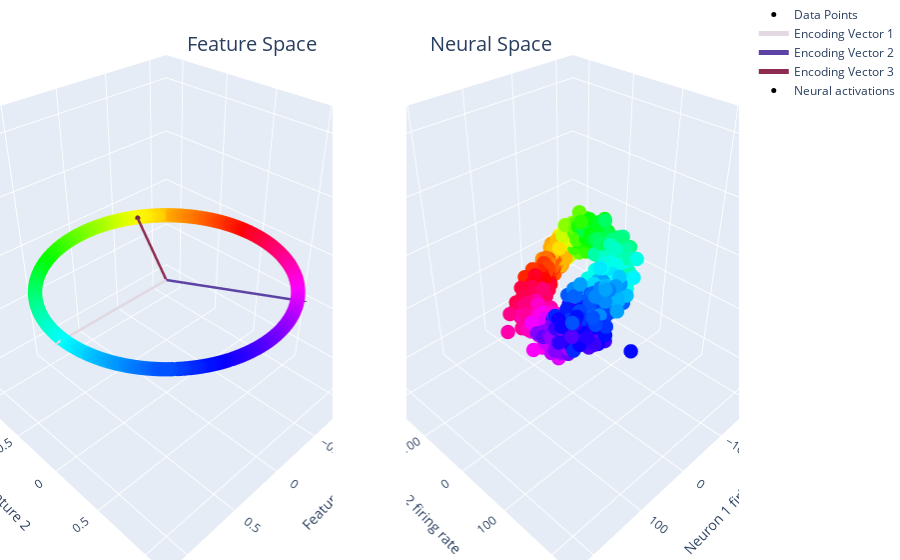

Here is the notebook cell this chart was saved with:
### Markdown cell above
Plot:

### Code cell
num_points = 1000
x = task_points[:, 0]
y = task_points[:, 1]
z = np.zeros(num_points)

angles = torch.atan2(task_points[:, 1], task_points[:, 0])
normalized_angles = angles / (2 * np.pi) + 1 / 2
colors = plt.cm.hsv(normalized_angles)

N = 3
place_angles = np.linspace(0, 2 * np.pi, N, endpoint=False)
encoding_matrix = gs.vstack((gs.cos(place_angles), gs.sin(place_angles)))
vectors = [encoding_matrix[:, i] for i in range(N)]

cm = plt.get_cmap("twilight")
vector_colors = [cm(1.0 * i / N) for i in range(N)]
vector_colors = [
    "rgb({}, {}, {})".format(int(r * 255), int(g * 255), int(b * 255))
    for r, g, b, _ in vector_colors
]

scatter1 = go.Scatter3d(
    x=x, y=y, z=z, mode="markers", marker=dict(size=5, color=colors), name="Data Points"
)

lines_and_cones = []
for idx, (vector, color) in enumerate(zip(vectors, vector_colors)):
    lines_and_cones.append(
        go.Scatter3d(
            x=[0, vector[0]],
            y=[0, vector[1]],
            z=[0, 0],
            mode="lines",
            line=dict(color=color, width=5),
            name=f"Encoding Vector {idx+1}",
        )
    )
    lines_and_cones.append(
        go.Cone(
            x=[vector[0]],
            y=[vector[1]],
            z=[0],
            u=[vector[0] / 10],
            v=[vector[1] / 10],
            w=[0],
            showscale=False,
            colorscale=[[0, color], [1, color]],
            sizemode="absolute",
            sizeref=0.1,
        )
    )


x = noisy_points[:, 0]
y = noisy_points[:, 1]
z = noisy_points[:, 2]

print(f"mean firing rate: {torch.mean(noisy_points):.2f} Hz")

scatter2 = go.Scatter3d(
    x=x,
    y=y,
    z=z,
    mode="markers",
    marker=dict(size=5, color=colors),
    name="Neural activations",
)


fig = make_subplots(
    rows=1, cols=2, specs=[[{"type": "scatter3d"}, {"type": "scatter3d"}]]
)

# Add the first set of traces (scatter1 and lines_and_cones) to the first subplot
fig.add_traces(
    [scatter1] + lines_and_cones,
    rows=[1] * (len([scatter1]) + len(lines_and_cones)),
    cols=[1] * (len([scatter1]) + len(lines_and_cones)),
)

# Add the second scatter (scatter2) to the second subplot
fig.add_trace(scatter2, row=1, col=2)

reference_frequency = 200


fig.update_layout(
    scene1=dict(
        aspectmode="cube",
        xaxis=dict(range=[-1.2, 1.2], title="Feature 1"),
        yaxis=dict(range=[-1.2, 1.2], title="Feature 2"),
        zaxis=dict(range=[-1.2, 1.2], title=""),
    ),
    scene2=dict(
        aspectmode="cube",
        xaxis=dict(
            range=[-reference_frequency * 1.2, reference_frequency * 1.2],
            title="Neuron 1 firing rate",
        ),
        yaxis=dict(
            range=[-reference_frequency * 1.2, reference_frequency * 1.2],
            title="Neuron 2 firing rate",
        ),
        zaxis=dict(
            range=[-reference_frequency * 1.2, reference_frequency * 1.2],
            title="Neuron 3 firing rate",
        ),
    ),
    margin=dict(l=0, r=0, b=0, t=0),
    title_text="",
    annotations=[
        dict(
            text="Feature Space",
            xref="paper",
            yref="paper",
            x=0.25,
            y=0.95,
            showarrow=False,
            font=dict(size=20),
        ),
        dict(
            text="Neural Space",
            xref="paper",
            yref="paper",
            x=0.75,
            y=0.95,
            showarrow=False,
            font=dict(size=20),
        ),
    ],
)

fig.show()

### Figure 1 — Plotly figure (JSON) as saved in the notebook; plotly's stock layout.template omitted (floating-point values rounded to 4 significant figures; data arrays with more than 128 entries replaced by an {"elided": "..."} marker saying what was removed)
{"data": [{"marker": {"color": {"elided": "1000x4 float values"}, "size": 5}, "mode": "markers", "name": "Data Points", "scene": "scene", "type": "scatter3d", "x": {"elided": "1000 float values"}, "y": {"elided": "1000 float values"}, "z": {"elided": "1000 int values"}}, {"line": {"color": "rgb(225, 216, 226)", "width": 5}, "mode": "lines", "name": "Encoding Vector 1", "scene": "scene", "type": "scatter3d", "x": [0, 1], "y": [0, 0], "z": [0, 0]}, {"colorscale": [[0, "rgb(225, 216, 226)"], [1, "rgb(225, 216, 226)"]], "scene": "scene", "showscale": false, "sizemode": "absolute", "sizeref": 0.1, "type": "cone", "u": [0.1], "v": [0], "w": [0], "x": [1], "y": [0], "z": [0]}, {"line": {"color": "rgb(93, 67, 164)", "width": 5}, "mode": "lines", "name": "Encoding Vector 2", "scene": "scene", "type": "scatter3d", "x": [0, -0.5], "y": [0, 0.866], "z": [0, 0]}, {"colorscale": [[0, "rgb(93, 67, 164)"], [1, "rgb(93, 67, 164)"]], "scene": "scene", "showscale": false, "sizemode": "absolute", "sizeref": 0.1, "type": "cone", "u": [-0.05], "v": [0.0866], "w": [0], "x": [-0.5], "y": [0.866], "z": [0]}, {"line": {"color": "rgb(141, 44, 80)", "width": 5}, "mode": "lines", "name": "Encoding Vector 3", "scene": "scene", "type": "scatter3d", "x": [0, -0.5], "y": [0, -0.866], "z": [0, 0]}, {"colorscale": [[0, "rgb(141, 44, 80)"], [1, "rgb(141, 44, 80)"]], "scene": "scene", "showscale": false, "sizemode": "absolute", "sizeref": 0.1, "type": "cone", "u": [-0.05], "v": [-0.0866], "w": [0], "x": [-0.5], "y": [-0.866], "z": [0]}, {"marker": {"color": {"elided": "1000x4 float values"}, "size": 5}, "mode": "markers", "name": "Neural activations", "scene": "scene2", "type": "scatter3d", "x": {"elided": "1000 int values"}, "y": {"elided": "1000 int values"}, "z": {"elided": "1000 int values"}}], "layout": {"annotations": [{"font": {"size": 20}, "showarrow": false, "text": "Feature Space", "x": 0.25, "xref": "paper", "y": 0.95, "yref": "paper"}, {"font": {"size": 20}, "showarrow": false, "text": "Neural Space", "x": 0.75, "xref": "paper", "y": 0.95, "yref": "paper"}], "margin": {"b": 0, "l": 0, "r": 0, "t": 0}, "scene": {"aspectmode": "cube", "domain": {"x": [0, 0.45], "y": [0, 1]}, "xaxis": {"range": [-1.2, 1.2], "title": {"text": "Feature 1"}}, "yaxis": {"range": [-1.2, 1.2], "title": {"text": "Feature 2"}}, "zaxis": {"range": [-1.2, 1.2], "title": {"text": ""}}}, "scene2": {"aspectmode": "cube", "domain": {"x": [0.55, 1], "y": [0, 1]}, "xaxis": {"range": [-240, 240], "title": {"text": "Neuron 1 firing rate"}}, "yaxis": {"range": [-240, 240], "title": {"text": "Neuron 2 firing rate"}}, "zaxis": {"range": [-240, 240], "title": {"text": "Neuron 3 firing rate"}}}, "title": {"text": ""}}}
